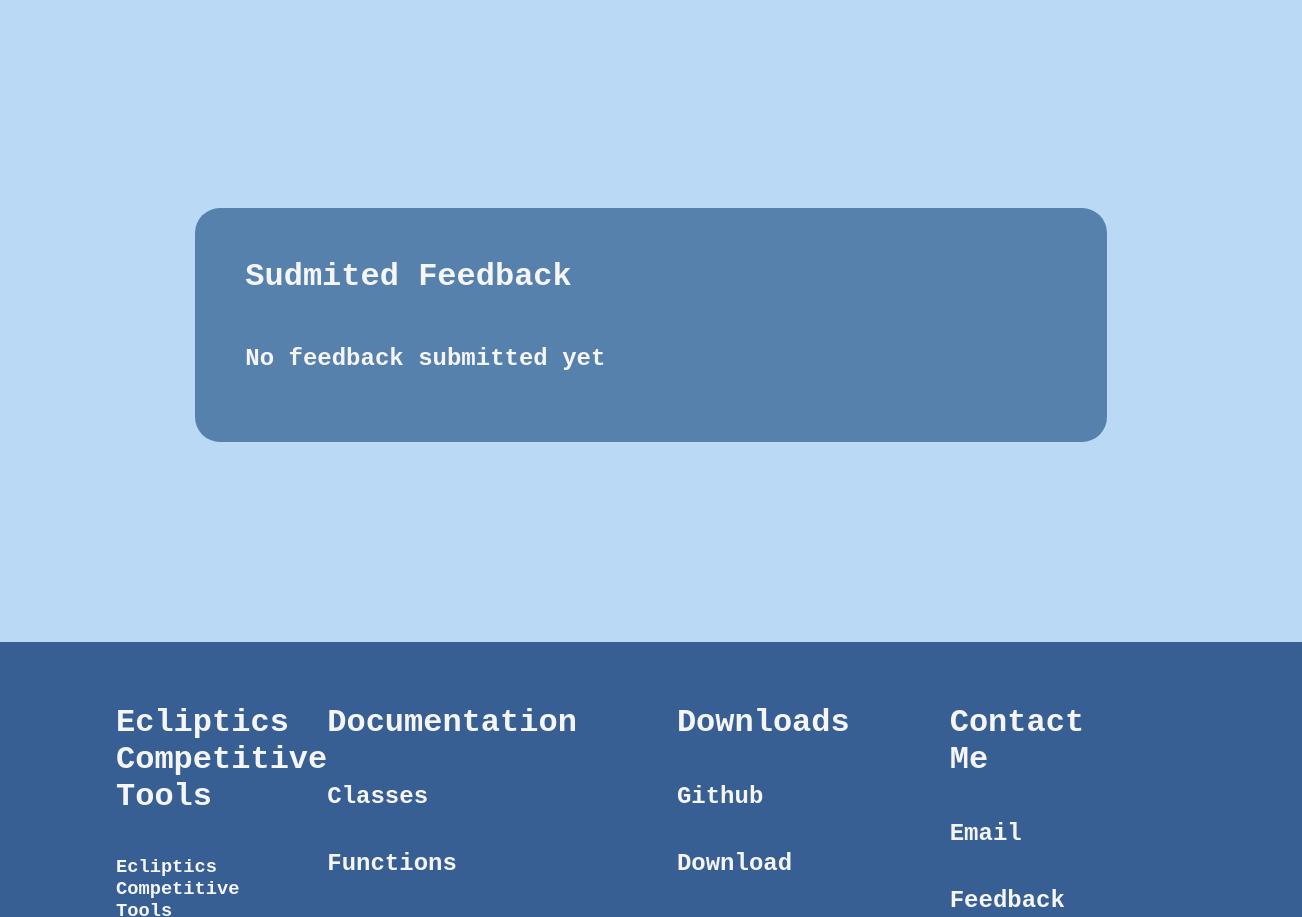
The page /feedback (middle part) on the database as committed earlier.
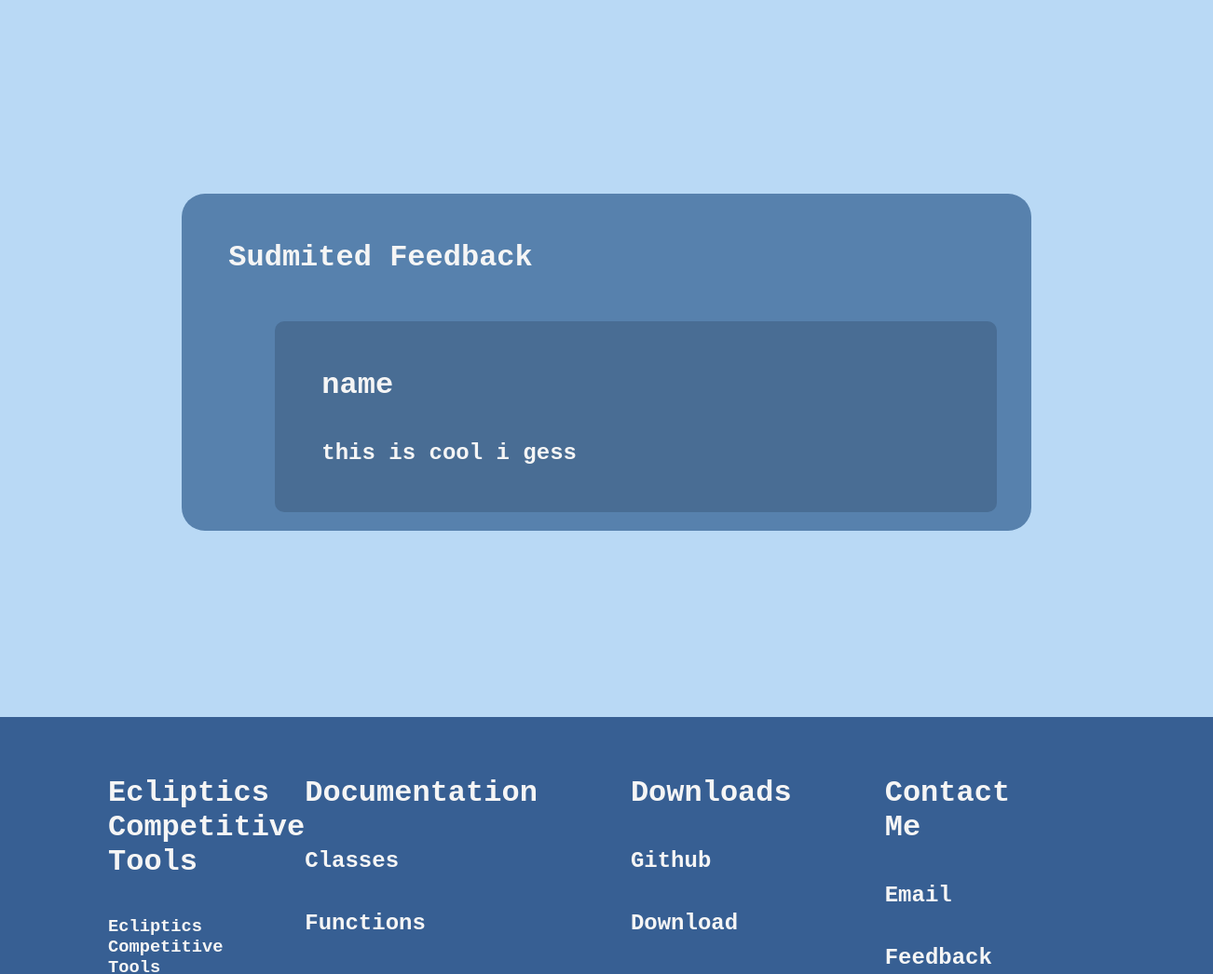
The same page on the database as committed later.
### app.py (models this page shows)
class Base(DeclarativeBase):
    pass

class Feedback(Base):
    __tablename__ = "feedback"
    id: Mapped[int] = mapped_column(primary_key=True, autoincrement=True, unique=True)
    username: Mapped[str] = mapped_column(default="Anonymous")
    text: Mapped[str] = mapped_column()

### app.py (the view)
@app.route("/feedback", methods=['GET','POST'])
def feedback():
    with Session(engine) as session:
        if request.method == "POST":
            name = request.form['name']
            text = request.form['text']
            session.add(Feedback(username=name, text=text))
            session.commit()
            return redirect(url_for('feedback'))
        stmt = select(Feedback).order_by(Feedback.id.desc()).limit(10)
        recent_feedback = session.scalars(stmt).all()
    return render_template("feedback.html", recent_feedback=recent_feedback)

### templates/feedback.html (shortened to what this page needs)
{% extends "layout.html" %}
{% block content %}
<div class="home">
    <div class="info" style="margin-bottom: 200px;">
        <h1 class="info-text">Sudmited Feedback</h1>
        {% for item in recent_feedback %}
        <div class="feedback-box">
            <h1 class="feedback-text">
                {{ item.username }}
            </h1>
            <h2 class="feedback-subtext">
                {{ item.text }}
            </h2>
        </div>
        {% else %}
        <h2 class="feedback-subtext">No feedback submitted yet</h2>
        {% endfor %}
    </div>
</div>
{% endblock %}

### templates/layout.html (shortened to what this page needs)
<!DOCTYPE html>
<html lang="en">
<head>
    <link rel="stylesheet" href="static/styles/style.css">
</head>
<body>
    {% block content %}
    {% endblock %}
    {% include "footer.html" %}
</body>
</html>

### templates/footer.html
<footer class="footer">
    <div class="flex-row" style="padding-left: 100px; padding-top: 25px; padding-bottom: 25px;">
        <h1>Ecliptics Competitive Tools</h1>
        <h3 style="width: 40%;">Ecliptics Competitive Tools is a python package with a bunch of classes and functoins that halp with compedative programming.<br><br>
        Ecliptics Competitive Tools is a python package for python 3.13.2 <br><br>
    you can download it here: <a href="/download" style="color: var(--text_colour);">Download</a></h3>
    </div>
    <div class="flex-column" style="gap: 100px; padding-right: 150px; padding-top: 25px;">
        <div class="flex-row">
            <h1>Documentation</h1>
            <a href="/class" class="link-text">
                <h2>Classes</h2>
            </a>
            <a href="/functions" class="link-text">
                <h2>Functions</h2>
            </a>
        </div>
        <div class="flex-row">
            <h1>Downloads</h1>
            <a href="https://github.com/EclpticRanger/Ecliptics-Competitive-Tools" class="link-text">
                <h2>Github</h2>
            </a>
            <a href="/download" class="link-text">
                <h2>Download</h2>
            </a>
        </div>
        <div class="flex-row" style="width: 192px;">
            <h1>Contact Me</h1>
            <a href="mailto:24310@burnside.school.nz" class="link-text">
                <h2>Email</h2>
            </a>
            <a href="/feedback" class="link-text">
                <h2>Feedback</h2>
            </a>
        </div>
    </div>
</footer>

### static/styles/style.css (style rules this page uses)
html { --light-background: #b9d9f5; --medium-background: #5781ad; --med-dark-background: #496d94; --dark-background: #375f93; --text-color: #f5f5f5; }
html, body { margin: 0; background-color: var(--light-background); overscroll-behavior: none; font-family:'Courier New', Courier, monospace; }
.flex-column { flex-direction: row; display: flex; }
.flex-row { flex-direction: column; display: flex; }
.home { display: flex; justify-content: center; align-items: center; flex-direction: column; }
.footer { background-color: var(--dark-background); padding: 1rem; display: flex; flex-direction: row; justify-content: space-between; color: var(--text-color); }
.link-text { color: var(--text-color); text-decoration: none; }
.info { background-color: var(--medium-background); width: 70%; border-radius: 25px; margin-top: 210px; align-content: center; }
.info-text { color: var(--text-color); margin-top: 50px; margin-left: 50px; margin-bottom: 50px; margin-right: 50px; text-decoration: none; }
.feedback-box { width: 85%; background-color: var(--med-dark-background); border-radius: 10px; margin-left: 100px; }
.feedback-text { color: var(--text-color); padding-left: 50px; padding-top: 50px; padding-bottom: 20px; }
.feedback-subtext { color: var(--text-color); padding-left: 50px; padding-bottom: 50px; }

Rows that differ between the two databases and show on the page:
added Feedback: username "name", text "this is cool i gess"
Other text that changed with them:
text no longer shown: "No feedback submitted yet"
